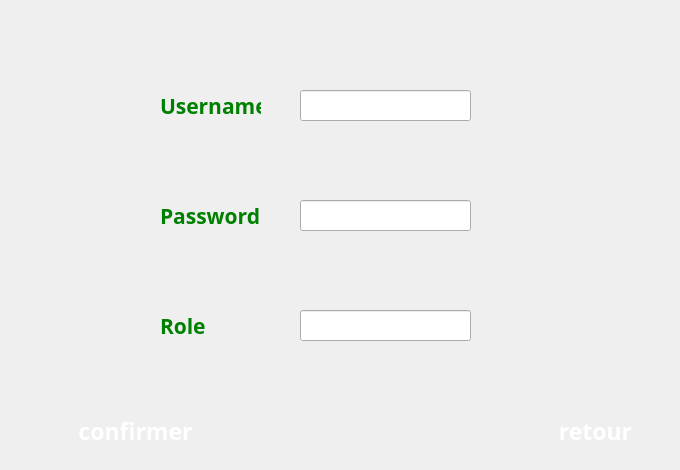
      <widget class="QWidget" name="page_7">
       <widget class="QLineEdit" name="username_4">
        <property name="geometry">
         <rect>
          <x>300</x>
          <y>90</y>
          <width>171</width>
          <height>31</height>
         </rect>
        </property>
       </widget>
       <widget class="QLineEdit" name="password_4">
        <property name="geometry">
         <rect>
          <x>300</x>
          <y>200</y>
          <width>171</width>
          <height>31</height>
         </rect>
        </property>
        <property name="echoMode">
         <enum>QLineEdit::Password</enum>
        </property>
       </widget>
       <widget class="QLineEdit" name="role_4">
        <property name="geometry">
         <rect>
          <x>300</x>
          <y>310</y>
          <width>171</width>
          <height>31</height>
         </rect>
        </property>
       </widget>
       <widget class="QLabel" name="label_10">
        <property name="geometry">
         <rect>
          <x>160</x>
          <y>90</y>
          <width>101</width>
          <height>31</height>
         </rect>
        </property>
        <property name="font">
         <font>
          <family>MV Boli</family>
          <pointsize>16</pointsize>
          <weight>75</weight>
          <bold>true</bold>
         </font>
        </property>
        <property name="styleSheet">
         <string notr="true">color:green;</string>
        </property>
        <property name="text">
         <string>Username</string>
        </property>
       </widget>
       <widget class="QLabel" name="label_11">
        <property name="geometry">
         <rect>
          <x>160</x>
          <y>200</y>
          <width>101</width>
          <height>31</height>
         </rect>
        </property>
        <property name="font">
         <font>
          <family>MV Boli</family>
          <pointsize>16</pointsize>
          <weight>75</weight>
          <bold>true</bold>
         </font>
        </property>
        <property name="styleSheet">
         <string notr="true">color:green;</string>
        </property>
        <property name="text">
         <string>Password</string>
        </property>
       </widget>
       <widget class="QLabel" name="label_12">
        <property name="geometry">
         <rect>
          <x>160</x>
          <y>310</y>
          <width>91</width>
          <height>31</height>
         </rect>
        </property>
        <property name="font">
         <font>
          <family>MV Boli</family>
          <pointsize>16</pointsize>
          <weight>75</weight>
          <bold>true</bold>
         </font>
        </property>
        <property name="styleSheet">
         <string notr="true">color:green;</string>
        </property>
        <property name="text">
         <string>Role</string>
        </property>
       </widget>
       <widget class="QPushButton" name="pushButton_23">
        <property name="geometry">
         <rect>
          <x>60</x>
          <y>400</y>
          <width>151</width>
          <height>61</height>
         </rect>
        </property>
        <property name="font">
         <font>
          <family>MV Boli</family>
          <pointsize>17</pointsize>
          <weight>75</weight>
          <bold>true</bold>
         </font>
        </property>
        <property name="styleSheet">
         <string notr="true">color:white;</string>
        </property>
        <property name="text">
         <string>confirmer</string>
        </property>
        <property name="icon">
         <iconset resource="resources.qrc">
          <normaloff>:/img/resources/yes.png</normaloff>:/img/resources/yes.png</iconset>
        </property>
        <property name="iconSize">
         <size>
          <width>25</width>
          <height>25</height>
         </size>
        </property>
        <property name="flat">
         <bool>true</bool>
        </property>
       </widget>
       <widget class="QPushButton" name="pushButton_24">
        <property name="geometry">
         <rect>
          <x>520</x>
          <y>400</y>
          <width>151</width>
          <height>61</height>
         </rect>
        </property>
        <property name="font">
         <font>
          <family>MV Boli</family>
          <pointsize>17</pointsize>
          <weight>75</weight>
          <bold>true</bold>
         </font>
        </property>
        <property name="styleSheet">
         <string notr="true">color:white;</string>
        </property>
        <property name="text">
         <string>retour</string>
        </property>
        <property name="icon">
         <iconset resource="resources.qrc">
          <normaloff>:/img/resources/cancel.png</normaloff>:/img/resources/cancel.png</iconset>
        </property>
        <property name="iconSize">
         <size>
          <width>25</width>
          <height>25</height>
         </size>
        </property>
        <property name="flat">
         <bool>true</bool>
        </property>
       </widget>
      </widget>
